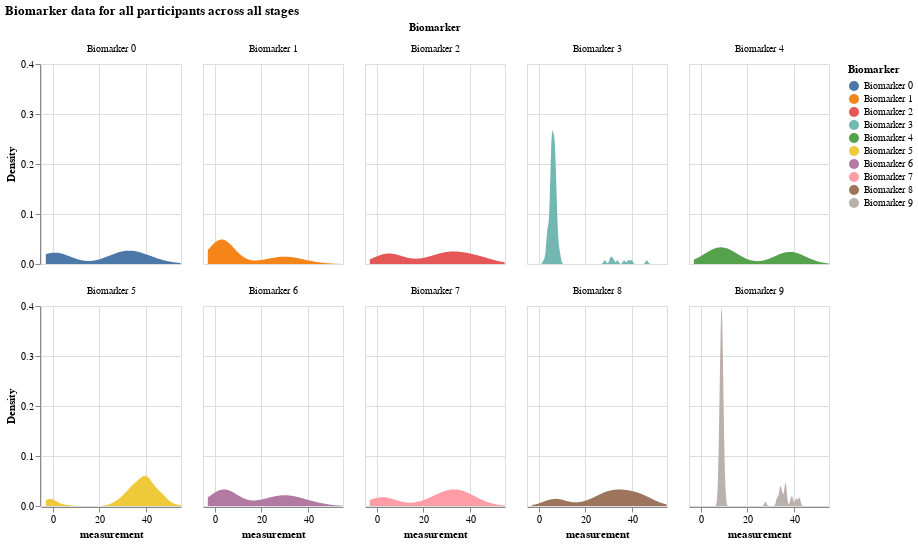

Notebook cell for this chart:
### Markdown cell above
## Visualizing simulated results

With the above data structure, we can visualize the following data:

- Distribution of all biomarker values by biomarker
- Distribution of all biomarker values when the participant is at a certain disease stage
- Comparing a certain biomarker data 
- A certain participant's data

### Distribution of all biomarker values by biomarker

### Code cell
df = pd.DataFrame(X, columns = [f"Biomarker {i}" for i in range(N)])

# make this dataframe wide to long 
df_long = df.melt(var_name = "Biomarker", value_name="Value")

# exapand the value column into a dataframe
values_df = df_long['Value'].apply(pd.Series)
values_df.columns = ['participant', 'measurement', 'k_j', 'S_n', 'affected_or_not']

# join values_df with df_long
df_expanded = df_long.drop('Value', axis = 1).join(values_df)

alt.Chart(df_expanded).transform_density(
    'measurement',
    as_=['measurement', 'Density'],
    groupby=['Biomarker']
).mark_area().encode(
    x="measurement:Q",
    y="Density:Q",
    facet = alt.Facet(
        "Biomarker:N",
        columns = 5
    ),
    color=alt.Color(
        'Biomarker:N'
    )
).properties(
    width= 140,
    height = 200,
).properties(
    title='Biomarker data for all participants across all stages'
)

### Figure 1 — Vega-Lite specification as saved in the notebook (floating-point values rounded to 4 significant figures; data arrays with more than 128 entries replaced by an {"elided": "..."} marker saying what was removed)
{"config": {"view": {"continuousWidth": 300, "continuousHeight": 300}}, "data": {"name": "data-4e33cf80861f658752cf768684e87826"}, "mark": {"type": "area"}, "encoding": {"color": {"field": "Biomarker", "type": "nominal"}, "facet": {"columns": 5, "field": "Biomarker", "type": "nominal"}, "x": {"field": "measurement", "type": "quantitative"}, "y": {"field": "Density", "type": "quantitative"}}, "height": 200, "title": "Biomarker data for all participants across all stages", "transform": [{"density": "measurement", "groupby": ["Biomarker"], "as": ["measurement", "Density"]}], "width": 140, "$schema": "https://vega.github.io/schema/vega-lite/v5.16.3.json", "datasets": {"data-4e33cf80861f658752cf768684e87826": {"elided": "1000 records"}}}
